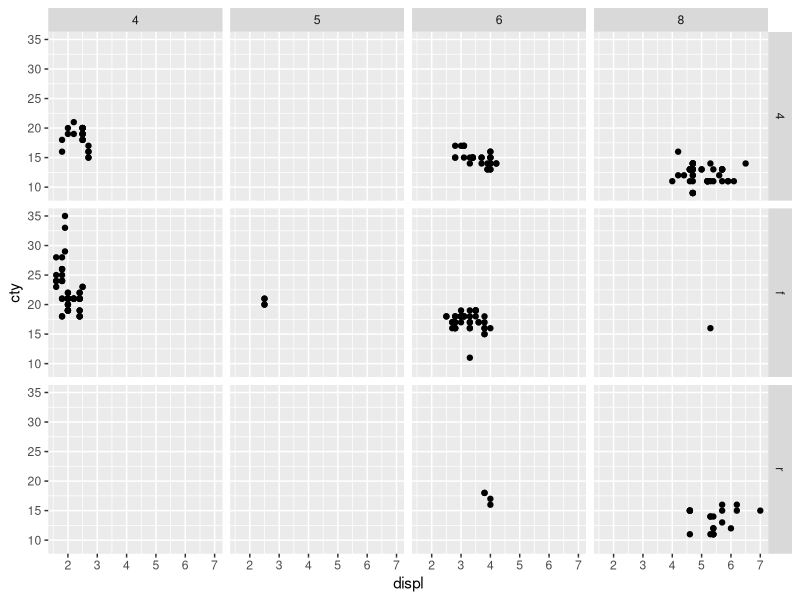
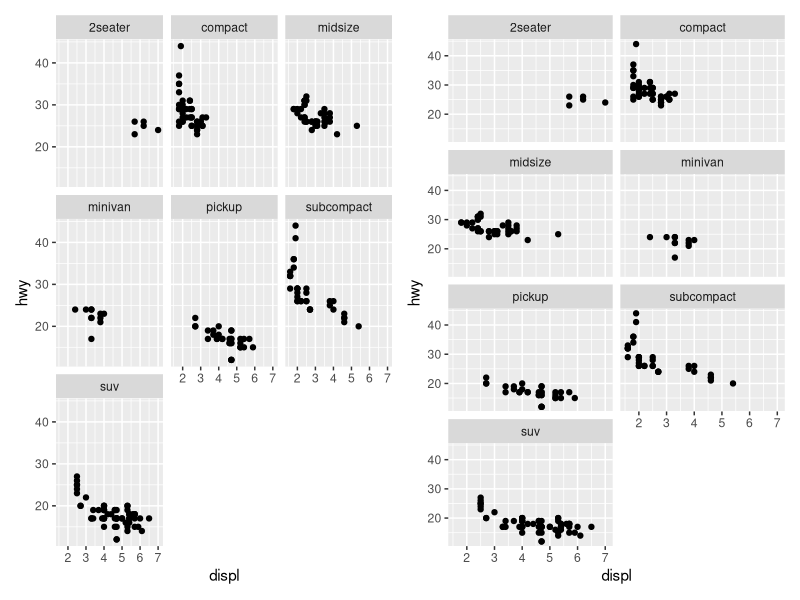
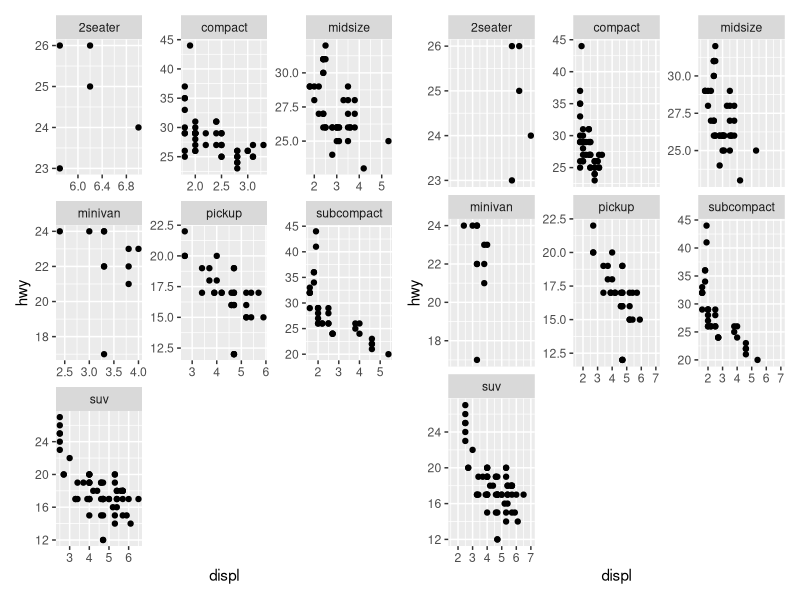

These charts were generated, in order, by the following R code:
## ---- chunk 1
library(ggplot2)
library(patchwork)
## ---- chunk 2
ggplot(mpg, aes(displ, cty)) + geom_point() + facet_grid(vars(drv), vars(cyl))
## ---- chunk 3
g1=ggplot(mpg, aes(displ, hwy)) + geom_point()+ facet_wrap(vars(class))
g2=ggplot(mpg, aes(displ, hwy)) + geom_point()+ facet_wrap(vars(class), nrow = 4)
g1+g2
## ---- chunk 4
g1=ggplot(mpg, aes(displ, hwy)) + geom_point()+ facet_wrap(vars(class), scales="free")
g2=ggplot(mpg, aes(displ, hwy)) + geom_point()+ facet_wrap(vars(class), scales="free_y")
g1+g2
